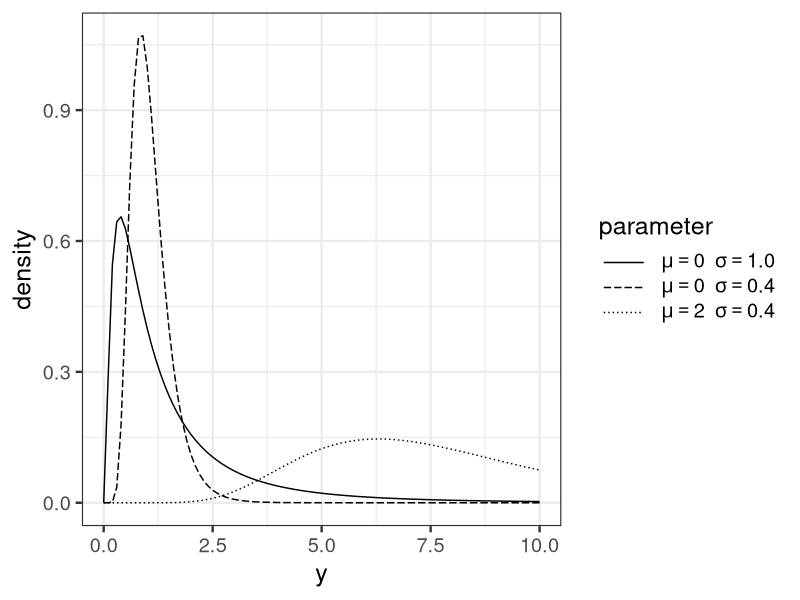

Reproduce this figure in R.
library(ggplot2)

d_para <- data.frame(mu=c(0, 0, 2), sigma=c(1, 0.4, 0.4), gr=letters[1:3])
my_labs <- parse(text=sprintf('mu=="%.0f"~~sigma=="%.1f"', d_para$mu, d_para$sigma))

p <- ggplot(data.frame(X=c(0, 10)), aes(x=X)) +
  theme_bw(base_size=18) +
  theme(legend.key.width=grid::unit(2.5,'line')) +
  mapply(
    function(mu, sigma, co) stat_function(fun=dlnorm, args=list(meanlog=mu, sdlog=sigma), aes_q(linetype=co)),
    d_para$mu, d_para$sigma, d_para$gr
  ) +
  scale_linetype_manual('parameter', values=c('solid', '52', '12'), labels=my_labs) +
  labs(x='y', y='density')
ggsave(file='output/fig6-11.png', plot=p, dpi=300, w=6, h=3)
